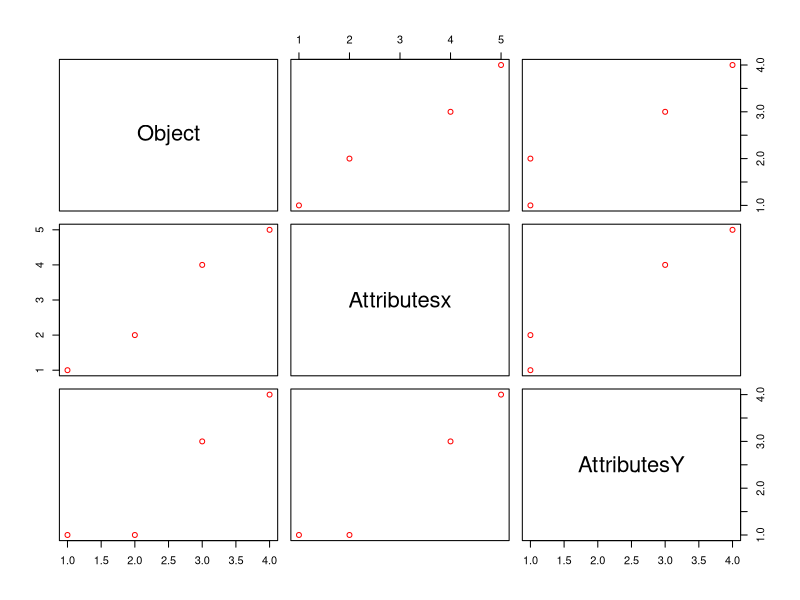
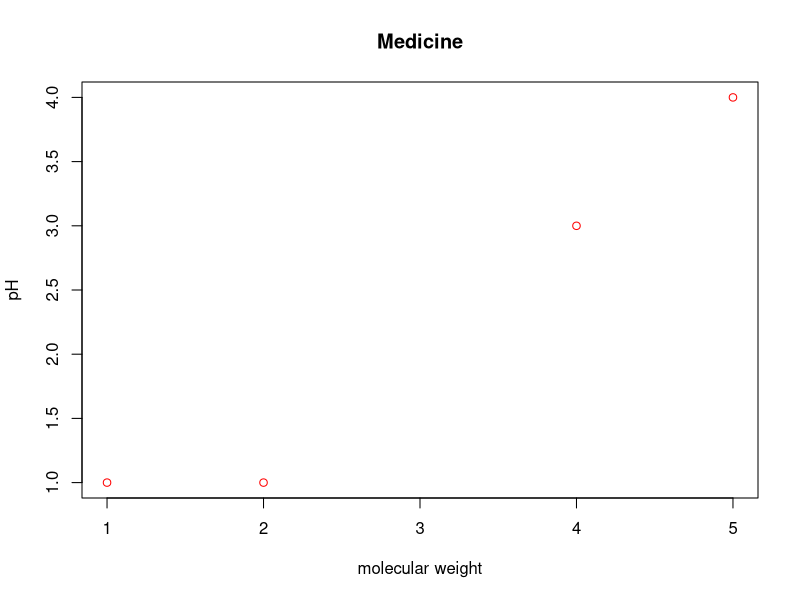
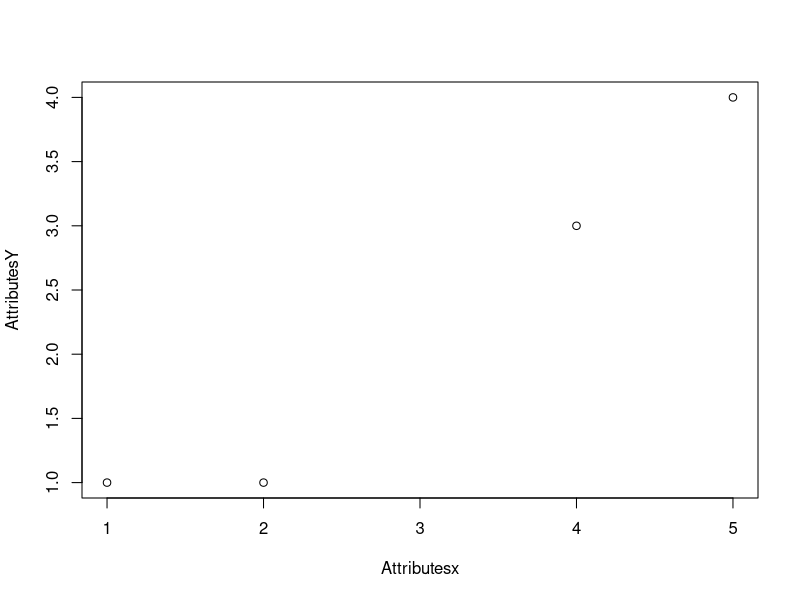

R code for these plots, in order: (Note: this script raises an error after producing the figures.)
# Load the required packages 
library(stats)
library(ggplot2)
library(dplyr)


# to create a data frame 
# data frame sol which will consist of OBJECT . ATTRIBUTESX AND ATTRIBUTESY 

Object <- c("Medicine-A","Medicine-B","Medicine-C","Medicine-D")
Attributesx <- c(1,2,4,5)
AttributesY <- c(1,1,3,4)
sol <- data.frame(Object, Attributesx, AttributesY)
View(sol)

# NOW PLOTTING A SCATTER PLOT 
plot(sol, col = "red")

# plot of x and y axis 
plot(sol$Attributesx, sol$AttributesY, col = "red",
     xlab = "molecular weight",
     ylab = "pH",
     main = "Medicine")


# k mean clustring 

mydata <- select(sol,c(2,3))
plot(mydata)

KM = kmeans()
